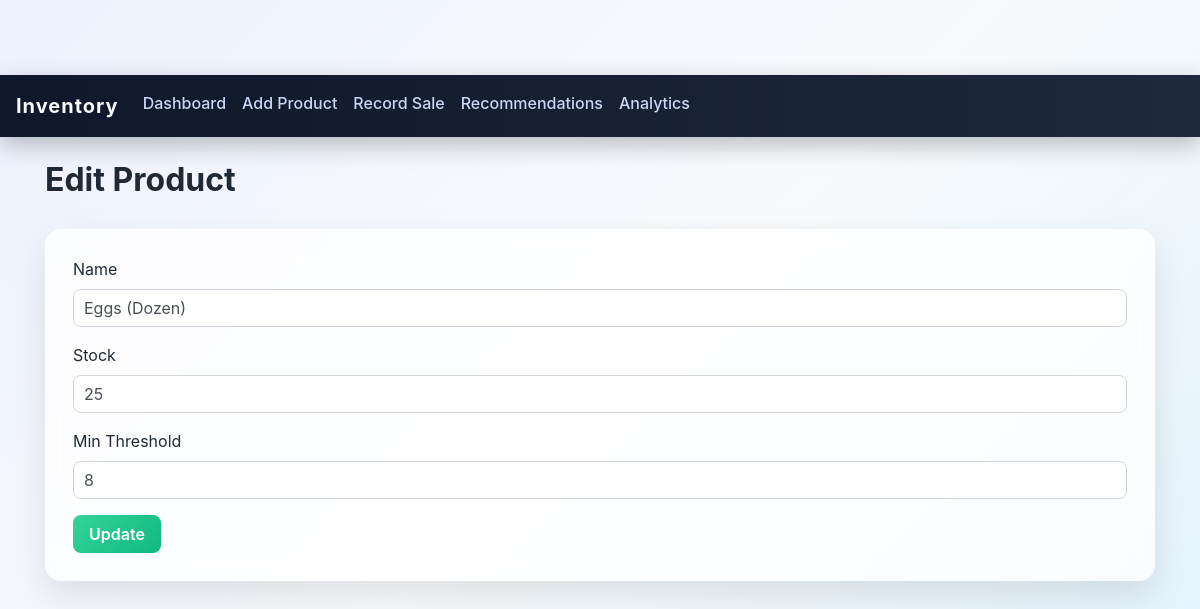
The app's page /product/edit/4 with its own data.
### tables this page shows
CREATE TABLE products (
            id INTEGER PRIMARY KEY AUTOINCREMENT,
            name TEXT NOT NULL,
            stock INTEGER NOT NULL,
            min_threshold INTEGER NOT NULL,
            created_at TEXT DEFAULT CURRENT_TIMESTAMP
        );

### routes/inventory_routes.py (the view, shortened to what this page needs)
@inventory_bp.route('/product/edit/<int:product_id>', methods=['GET', 'POST'])
def edit_product(product_id):
    product = service.get_product(product_id)
    if not product:
        flash('Product not found', 'danger')
        return redirect(url_for('inventory.dashboard'))
    return render_template('add_product.html', product=product)

### models/product_model.py (called while the page is built)
    def get_product(self, product_id):
        query = 'SELECT * FROM products WHERE id = ?'
        cur = self.conn.cursor()
        cur.execute(query, (product_id,))
        return cur.fetchone()

### services/inventory_service.py (called while the page is built)
    def get_product(self, product_id):
        return self.product_model.get_product(product_id)

### templates/add_product.html
{% extends 'base.html' %}
{% block content %}
<h2>{% if product %}Edit{% else %}Add{% endif %} Product</h2>
<form method="post">
    <div class="form-group">
        <label for="name">Name</label>
        <input type="text" class="form-control" id="name" name="name" required value="{{ product.name if product }}">
    </div>
    <div class="form-group">
        <label for="stock">Stock</label>
        <input type="number" class="form-control" id="stock" name="stock" required value="{{ product.stock if product }}">
    </div>
    <div class="form-group">
        <label for="min_threshold">Min Threshold</label>
        <input type="number" class="form-control" id="min_threshold" name="min_threshold" required value="{{ product.min_threshold if product }}">
    </div>
    <button type="submit" class="btn btn-success">{% if product %}Update{% else %}Add{% endif %}</button>
</form>
{% endblock %}

### static/css/styles.css (style rules this page uses)
body { background:linear-gradient(135deg,#eef2ff,#f8fafc,#e0f2fe); font-family:"Inter","Segoe UI",Roboto,Helvetica,Arial,sans-serif; padding-top:75px; color:#1f2937; min-height:100vh; }
h2 { font-weight:700; margin-bottom:30px; }
.btn { border-radius:8px; font-weight:600; padding:7px 16px; transition:.3s; border:none; }
.btn-success { background:linear-gradient(135deg,#34d399,#10b981); }
form { background:rgba(255,255,255,0.8); backdrop-filter:blur(10px); padding:28px; border-radius:16px; box-shadow:0 15px 35px rgba(0,0,0,0.1); }
.form-control { border-radius:8px; border:1px solid #d1d5db; padding:10px; transition:.25s; }

### records on screen
products: name "Eggs (Dozen)", stock "25", min_threshold "8"
